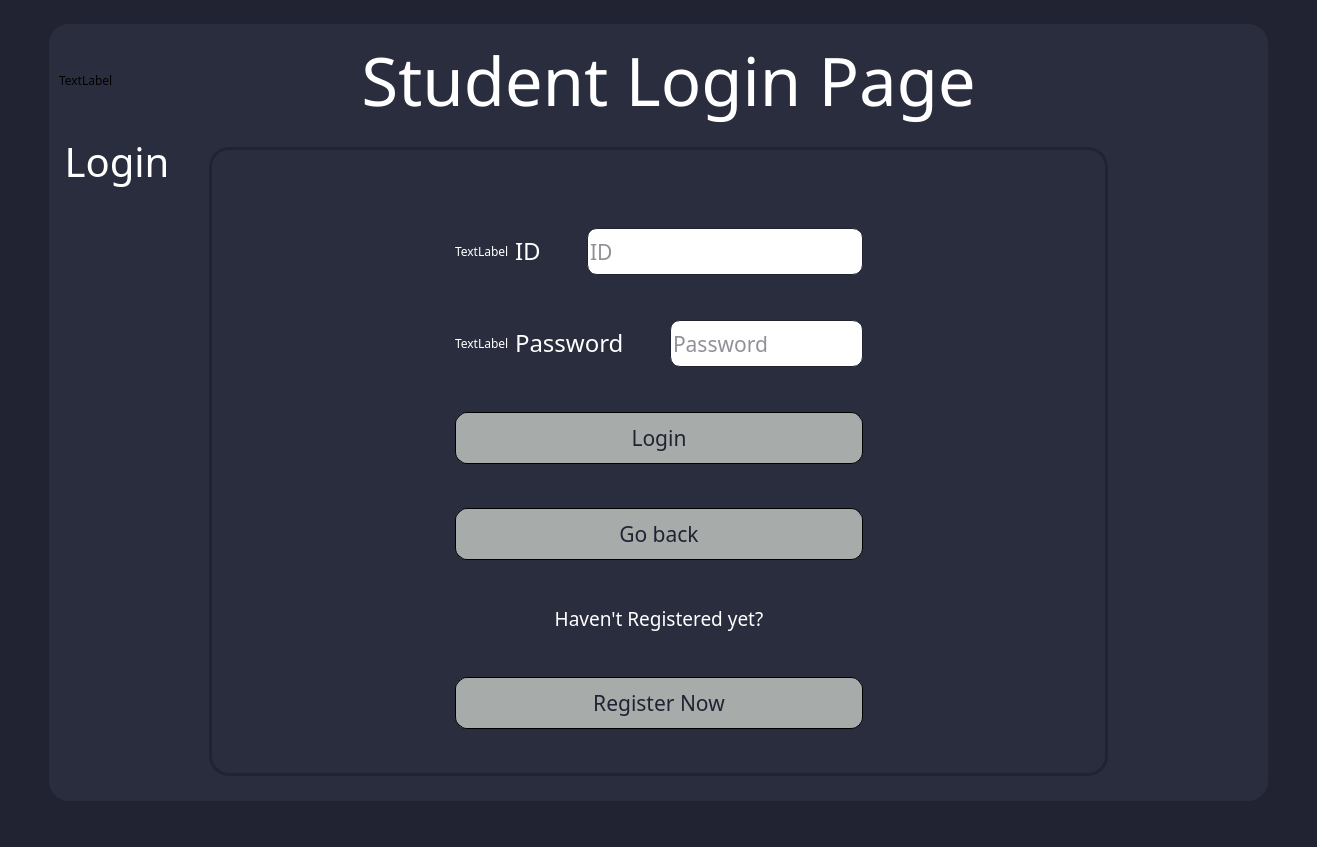
<?xml version="1.0" encoding="UTF-8"?>
<ui version="4.0">
 <class>ExamSphere</class>
 <widget class="QMainWindow" name="ExamSphere">
  <property name="geometry">
   <rect>
    <x>0</x>
    <y>0</y>
    <width>1317</width>
    <height>847</height>
   </rect>
  </property>
  <property name="windowTitle">
   <string>ExamSphere</string>
  </property>
  <property name="styleSheet">
   <string notr="true">*{
	background-color: rgba(33,35,50,255);
font-family:Ubuntu Medium;
}

</string>
  </property>
  <widget class="QWidget" name="centralwidget">
   <property name="styleSheet">
    <string notr="true">*{
	background-color: rgba(33,35,50,255);
font-family:Ubuntu Medium;
}
QLineEdit
{
border: 1px solid;
border-color: rgba(33,35,50,255);
border-radius:10px;
height:45px;
color:rgba(33,35,50,255);
}
QPushButton
{
background-color: #a7abaa;
color: rgba(0,0,173,255);
border-radius: 12px; 
border: 1px solid;
border-color: rgba(33,35,50,255);
height:50px;
width:100px;
}</string>
   </property>
   <layout class="QGridLayout" name="gridLayout">
    <item row="0" column="3">
     <spacer name="horizontalSpacer_6">
      <property name="orientation">
       <enum>Qt::Horizontal</enum>
      </property>
      <property name="sizeType">
       <enum>QSizePolicy::Preferred</enum>
      </property>
      <property name="sizeHint" stdset="0">
       <size>
        <width>40</width>
        <height>20</height>
       </size>
      </property>
     </spacer>
    </item>
    <item row="0" column="1">
     <widget class="QGroupBox" name="groupBox">
      <property name="styleSheet">
       <string notr="true">*{
	background-color: rgba(42,45,62,255);
font-family:Ubuntu Medium;
}
QGroupBox
{
margin-top:15%;
margin-bottom:15%;
	border:1px solid;
	border-color: rgb(42, 45, 62);
border-radius:20px;
}</string>
      </property>
      <property name="title">
       <string/>
      </property>
      <layout class="QVBoxLayout" name="verticalLayout_2">
       <item>
        <layout class="QHBoxLayout" name="horizontalLayout_3">
         <item>
          <widget class="QLabel" name="logo3">
           <property name="text">
            <string>TextLabel</string>
           </property>
          </widget>
         </item>
         <item>
          <widget class="QLabel" name="label">
           <property name="sizePolicy">
            <sizepolicy hsizetype="Expanding" vsizetype="Preferred">
             <horstretch>0</horstretch>
             <verstretch>0</verstretch>
            </sizepolicy>
           </property>
           <property name="font">
            <font>
             <family>Ubuntu 7</family>
             <pointsize>50</pointsize>
            </font>
           </property>
           <property name="text">
            <string>&lt;font color = #fff&gt;Student Login Page</string>
           </property>
           <property name="alignment">
            <set>Qt::AlignCenter</set>
           </property>
          </widget>
         </item>
         <item>
          <spacer name="horizontalSpacer_7">
           <property name="orientation">
            <enum>Qt::Horizontal</enum>
           </property>
           <property name="sizeType">
            <enum>QSizePolicy::Preferred</enum>
           </property>
           <property name="sizeHint" stdset="0">
            <size>
             <width>40</width>
             <height>20</height>
            </size>
           </property>
          </spacer>
         </item>
        </layout>
       </item>
       <item>
        <widget class="QGroupBox" name="Login">
         <property name="font">
          <font>
           <family>Ubuntu 7</family>
           <pointsize>30</pointsize>
          </font>
         </property>
         <property name="styleSheet">
          <string notr="true">*{
color:#fff;
}
QGroupBox
{
margin-left:150px;
margin-right:150px;
	border:3px solid;
	border-color: rgba(33,35,50,255);
border-radius:20px;
}</string>
         </property>
         <property name="title">
          <string>Login</string>
         </property>
         <property name="alignment">
          <set>Qt::AlignLeading|Qt::AlignLeft|Qt::AlignVCenter</set>
         </property>
         <layout class="QGridLayout" name="gridLayout_3">
          <item row="2" column="1">
           <layout class="QVBoxLayout" name="verticalLayout_3">
            <item>
             <layout class="QVBoxLayout" name="verticalLayout">
              <item>
               <layout class="QHBoxLayout" name="horizontalLayout">
                <item>
                 <widget class="QLabel" name="idimg">
                  <property name="styleSheet">
                   <string notr="true">color:#fff;</string>
                  </property>
                  <property name="text">
                   <string>TextLabel</string>
                  </property>
                 </widget>
                </item>
                <item>
                 <widget class="QLabel" name="id">
                  <property name="font">
                   <font>
                    <family>Ubuntu 7</family>
                    <pointsize>18</pointsize>
                   </font>
                  </property>
                  <property name="text">
                   <string>&lt;font color = #fff&gt;ID</string>
                  </property>
                 </widget>
                </item>
                <item>
                 <spacer name="horizontalSpacer_3">
                  <property name="orientation">
                   <enum>Qt::Horizontal</enum>
                  </property>
                  <property name="sizeType">
                   <enum>QSizePolicy::Preferred</enum>
                  </property>
                  <property name="sizeHint" stdset="0">
                   <size>
                    <width>40</width>
                    <height>20</height>
                   </size>
                  </property>
                 </spacer>
                </item>
                <item>
                 <widget class="QLineEdit" name="idLine">
                  <property name="font">
                   <font>
                    <family>Ubuntu 7</family>
                    <pointsize>16</pointsize>
                   </font>
                  </property>
                  <property name="styleSheet">
                   <string notr="true">background-color: rgb(255, 255, 255);
color:rgba(33,35,50,255);</string>
                  </property>
                  <property name="placeholderText">
                   <string>ID</string>
                  </property>
                 </widget>
                </item>
               </layout>
              </item>
              <item>
               <spacer name="verticalSpacer_3">
                <property name="orientation">
                 <enum>Qt::Vertical</enum>
                </property>
                <property name="sizeType">
                 <enum>QSizePolicy::Preferred</enum>
                </property>
                <property name="sizeHint" stdset="0">
                 <size>
                  <width>20</width>
                  <height>40</height>
                 </size>
                </property>
               </spacer>
              </item>
              <item>
               <layout class="QHBoxLayout" name="horizontalLayout_2">
                <item>
                 <widget class="QLabel" name="psdimg">
                  <property name="text">
                   <string>TextLabel</string>
                  </property>
                 </widget>
                </item>
                <item>
                 <widget class="QLabel" name="password">
                  <property name="font">
                   <font>
                    <family>Ubuntu 7</family>
                    <pointsize>18</pointsize>
                   </font>
                  </property>
                  <property name="text">
                   <string>&lt;font color = #fff&gt;Password</string>
                  </property>
                 </widget>
                </item>
                <item>
                 <spacer name="horizontalSpacer_4">
                  <property name="orientation">
                   <enum>Qt::Horizontal</enum>
                  </property>
                  <property name="sizeType">
                   <enum>QSizePolicy::Preferred</enum>
                  </property>
                  <property name="sizeHint" stdset="0">
                   <size>
                    <width>40</width>
                    <height>20</height>
                   </size>
                  </property>
                 </spacer>
                </item>
                <item>
                 <widget class="QLineEdit" name="passwordLine">
                  <property name="font">
                   <font>
                    <family>Ubuntu 7</family>
                    <pointsize>16</pointsize>
                   </font>
                  </property>
                  <property name="styleSheet">
                   <string notr="true">background-color: rgb(255, 255, 255);
color:rgba(33,35,50,255);</string>
                  </property>
                  <property name="echoMode">
                   <enum>QLineEdit::Password</enum>
                  </property>
                  <property name="placeholderText">
                   <string>Password</string>
                  </property>
                 </widget>
                </item>
               </layout>
              </item>
             </layout>
            </item>
            <item>
             <spacer name="verticalSpacer_4">
              <property name="orientation">
               <enum>Qt::Vertical</enum>
              </property>
              <property name="sizeType">
               <enum>QSizePolicy::Preferred</enum>
              </property>
              <property name="sizeHint" stdset="0">
               <size>
                <width>20</width>
                <height>40</height>
               </size>
              </property>
             </spacer>
            </item>
            <item>
             <widget class="QPushButton" name="pushButton">
              <property name="font">
               <font>
                <family>Ubuntu 7</family>
                <pointsize>16</pointsize>
               </font>
              </property>
              <property name="cursor">
               <cursorShape>PointingHandCursor</cursorShape>
              </property>
              <property name="styleSheet">
               <string notr="true">background-color: #a7abaa;
color: rgb(33, 35, 50);
border-radius: 12px; 
border: 1px solid;
height:50px;
width:100px;</string>
              </property>
              <property name="text">
               <string>Login</string>
              </property>
             </widget>
            </item>
            <item>
             <spacer name="verticalSpacer_6">
              <property name="orientation">
               <enum>Qt::Vertical</enum>
              </property>
              <property name="sizeType">
               <enum>QSizePolicy::Preferred</enum>
              </property>
              <property name="sizeHint" stdset="0">
               <size>
                <width>20</width>
                <height>40</height>
               </size>
              </property>
             </spacer>
            </item>
            <item>
             <widget class="QPushButton" name="pushButton_2">
              <property name="font">
               <font>
                <family>Ubuntu 7</family>
                <pointsize>16</pointsize>
               </font>
              </property>
              <property name="cursor">
               <cursorShape>PointingHandCursor</cursorShape>
              </property>
              <property name="styleSheet">
               <string notr="true">background-color: #a7abaa;
color: rgb(33, 35, 50);
border-radius: 12px; 
border: 1px solid;
height:50px;
width:100px;</string>
              </property>
              <property name="text">
               <string>Go back</string>
              </property>
             </widget>
            </item>
            <item>
             <spacer name="verticalSpacer_7">
              <property name="orientation">
               <enum>Qt::Vertical</enum>
              </property>
              <property name="sizeType">
               <enum>QSizePolicy::Preferred</enum>
              </property>
              <property name="sizeHint" stdset="0">
               <size>
                <width>20</width>
                <height>40</height>
               </size>
              </property>
             </spacer>
            </item>
            <item>
             <widget class="QLabel" name="label_2">
              <property name="font">
               <font>
                <family>Ubuntu 7</family>
                <pointsize>14</pointsize>
               </font>
              </property>
              <property name="styleSheet">
               <string notr="true">color: rgb(255, 255, 255);</string>
              </property>
              <property name="text">
               <string>&lt;font color:#fffff&gt;Haven't Registered yet?</string>
              </property>
              <property name="alignment">
               <set>Qt::AlignCenter</set>
              </property>
             </widget>
            </item>
            <item>
             <spacer name="verticalSpacer_8">
              <property name="orientation">
               <enum>Qt::Vertical</enum>
              </property>
              <property name="sizeType">
               <enum>QSizePolicy::Preferred</enum>
              </property>
              <property name="sizeHint" stdset="0">
               <size>
                <width>20</width>
                <height>40</height>
               </size>
              </property>
             </spacer>
            </item>
            <item>
             <widget class="QPushButton" name="pushButton_3">
              <property name="font">
               <font>
                <family>Ubuntu 7</family>
                <pointsize>16</pointsize>
               </font>
              </property>
              <property name="cursor">
               <cursorShape>PointingHandCursor</cursorShape>
              </property>
              <property name="styleSheet">
               <string notr="true">background-color: #a7abaa;
color: rgb(33, 35, 50);
border-radius: 12px; 
border: 1px solid;
height:50px;
width:100px;</string>
              </property>
              <property name="text">
               <string>Register Now</string>
              </property>
             </widget>
            </item>
           </layout>
          </item>
          <item row="0" column="1">
           <spacer name="verticalSpacer_5">
            <property name="orientation">
             <enum>Qt::Vertical</enum>
            </property>
            <property name="sizeHint" stdset="0">
             <size>
              <width>20</width>
              <height>40</height>
             </size>
            </property>
           </spacer>
          </item>
          <item row="1" column="1">
           <spacer name="verticalSpacer_2">
            <property name="orientation">
             <enum>Qt::Vertical</enum>
            </property>
            <property name="sizeType">
             <enum>QSizePolicy::Maximum</enum>
            </property>
            <property name="sizeHint" stdset="0">
             <size>
              <width>20</width>
              <height>40</height>
             </size>
            </property>
           </spacer>
          </item>
          <item row="3" column="1">
           <spacer name="verticalSpacer">
            <property name="orientation">
             <enum>Qt::Vertical</enum>
            </property>
            <property name="sizeHint" stdset="0">
             <size>
              <width>20</width>
              <height>40</height>
             </size>
            </property>
           </spacer>
          </item>
          <item row="2" column="0">
           <spacer name="horizontalSpacer">
            <property name="orientation">
             <enum>Qt::Horizontal</enum>
            </property>
            <property name="sizeType">
             <enum>QSizePolicy::Expanding</enum>
            </property>
            <property name="sizeHint" stdset="0">
             <size>
              <width>40</width>
              <height>20</height>
             </size>
            </property>
           </spacer>
          </item>
          <item row="2" column="2">
           <spacer name="horizontalSpacer_2">
            <property name="orientation">
             <enum>Qt::Horizontal</enum>
            </property>
            <property name="sizeType">
             <enum>QSizePolicy::Expanding</enum>
            </property>
            <property name="sizeHint" stdset="0">
             <size>
              <width>40</width>
              <height>20</height>
             </size>
            </property>
           </spacer>
          </item>
         </layout>
        </widget>
       </item>
      </layout>
     </widget>
    </item>
    <item row="0" column="0">
     <spacer name="horizontalSpacer_5">
      <property name="orientation">
       <enum>Qt::Horizontal</enum>
      </property>
      <property name="sizeType">
       <enum>QSizePolicy::Preferred</enum>
      </property>
      <property name="sizeHint" stdset="0">
       <size>
        <width>40</width>
        <height>20</height>
       </size>
      </property>
     </spacer>
    </item>
   </layout>
  </widget>
  <widget class="QMenuBar" name="menubar">
   <property name="geometry">
    <rect>
     <x>0</x>
     <y>0</y>
     <width>1317</width>
     <height>24</height>
    </rect>
   </property>
  </widget>
  <widget class="QStatusBar" name="statusbar"/>
 </widget>
 <resources/>
 <connections/>
</ui>
